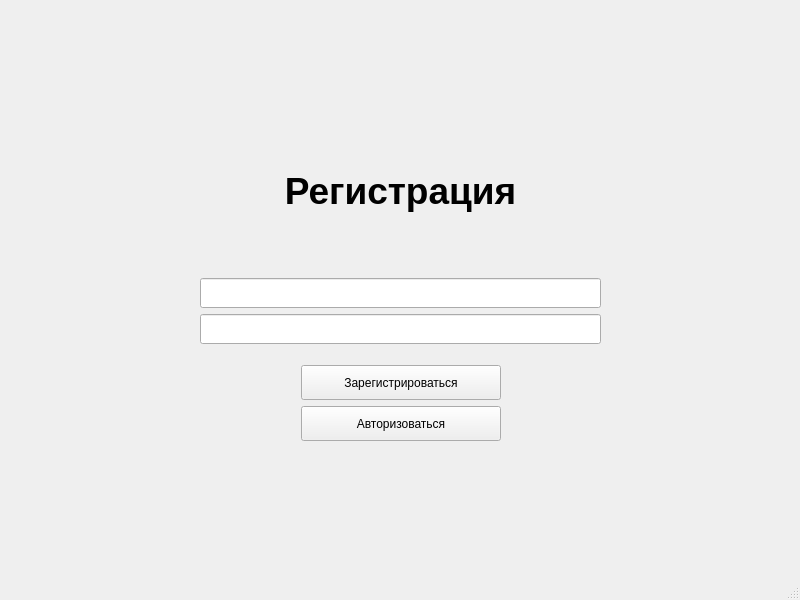
<?xml version="1.0" encoding="UTF-8"?>
<ui version="4.0">
 <class>MainWindow</class>
 <widget class="QMainWindow" name="MainWindow">
  <property name="geometry">
   <rect>
    <x>0</x>
    <y>0</y>
    <width>800</width>
    <height>600</height>
   </rect>
  </property>
  <property name="windowTitle">
   <string>MainWindow</string>
  </property>
  <widget class="QWidget" name="centralwidget">
   <widget class="QWidget" name="">
    <property name="geometry">
     <rect>
      <x>200</x>
      <y>110</y>
      <width>401</width>
      <height>331</height>
     </rect>
    </property>
    <layout class="QVBoxLayout" name="verticalLayout_2">
     <item>
      <spacer name="verticalSpacer_3">
       <property name="orientation">
        <enum>Qt::Vertical</enum>
       </property>
       <property name="sizeHint" stdset="0">
        <size>
         <width>20</width>
         <height>40</height>
        </size>
       </property>
      </spacer>
     </item>
     <item>
      <widget class="QLabel" name="label_3">
       <property name="text">
        <string>&lt;html&gt;&lt;head/&gt;&lt;body&gt;&lt;p&gt;&lt;span style=&quot; font-size:28pt; font-weight:700;&quot;&gt;Регистрация&lt;/span&gt;&lt;/p&gt;&lt;/body&gt;&lt;/html&gt;</string>
       </property>
       <property name="alignment">
        <set>Qt::AlignCenter</set>
       </property>
      </widget>
     </item>
     <item>
      <spacer name="verticalSpacer_2">
       <property name="orientation">
        <enum>Qt::Vertical</enum>
       </property>
       <property name="sizeHint" stdset="0">
        <size>
         <width>20</width>
         <height>20</height>
        </size>
       </property>
      </spacer>
     </item>
     <item>
      <layout class="QVBoxLayout" name="verticalLayout">
       <item>
        <widget class="QLineEdit" name="login_le">
         <property name="minimumSize">
          <size>
           <width>0</width>
           <height>30</height>
          </size>
         </property>
        </widget>
       </item>
       <item>
        <widget class="QLineEdit" name="password_le">
         <property name="minimumSize">
          <size>
           <width>0</width>
           <height>30</height>
          </size>
         </property>
        </widget>
       </item>
       <item>
        <spacer name="verticalSpacer">
         <property name="orientation">
          <enum>Qt::Vertical</enum>
         </property>
         <property name="sizeHint" stdset="0">
          <size>
           <width>20</width>
           <height>15</height>
          </size>
         </property>
        </spacer>
       </item>
       <item>
        <layout class="QHBoxLayout" name="horizontalLayout">
         <item>
          <spacer name="horizontalSpacer_2">
           <property name="orientation">
            <enum>Qt::Horizontal</enum>
           </property>
           <property name="sizeHint" stdset="0">
            <size>
             <width>40</width>
             <height>20</height>
            </size>
           </property>
          </spacer>
         </item>
         <item>
          <widget class="QPushButton" name="reg_btn">
           <property name="minimumSize">
            <size>
             <width>200</width>
             <height>35</height>
            </size>
           </property>
           <property name="maximumSize">
            <size>
             <width>200</width>
             <height>16777215</height>
            </size>
           </property>
           <property name="layoutDirection">
            <enum>Qt::LeftToRight</enum>
           </property>
           <property name="text">
            <string>Зарегистрироваться</string>
           </property>
          </widget>
         </item>
         <item>
          <spacer name="horizontalSpacer">
           <property name="orientation">
            <enum>Qt::Horizontal</enum>
           </property>
           <property name="sizeHint" stdset="0">
            <size>
             <width>40</width>
             <height>20</height>
            </size>
           </property>
          </spacer>
         </item>
        </layout>
       </item>
      </layout>
     </item>
     <item>
      <layout class="QHBoxLayout" name="horizontalLayout_2">
       <item>
        <spacer name="horizontalSpacer_3">
         <property name="orientation">
          <enum>Qt::Horizontal</enum>
         </property>
         <property name="sizeHint" stdset="0">
          <size>
           <width>40</width>
           <height>20</height>
          </size>
         </property>
        </spacer>
       </item>
       <item>
        <widget class="QPushButton" name="auth_btn">
         <property name="minimumSize">
          <size>
           <width>200</width>
           <height>35</height>
          </size>
         </property>
         <property name="maximumSize">
          <size>
           <width>200</width>
           <height>16777215</height>
          </size>
         </property>
         <property name="layoutDirection">
          <enum>Qt::LeftToRight</enum>
         </property>
         <property name="text">
          <string>Авторизоваться</string>
         </property>
        </widget>
       </item>
       <item>
        <spacer name="horizontalSpacer_4">
         <property name="orientation">
          <enum>Qt::Horizontal</enum>
         </property>
         <property name="sizeHint" stdset="0">
          <size>
           <width>40</width>
           <height>20</height>
          </size>
         </property>
        </spacer>
       </item>
      </layout>
     </item>
    </layout>
   </widget>
  </widget>
  <widget class="QMenuBar" name="menubar">
   <property name="geometry">
    <rect>
     <x>0</x>
     <y>0</y>
     <width>800</width>
     <height>23</height>
    </rect>
   </property>
  </widget>
  <widget class="QStatusBar" name="statusbar"/>
 </widget>
 <resources/>
 <connections/>
</ui>
